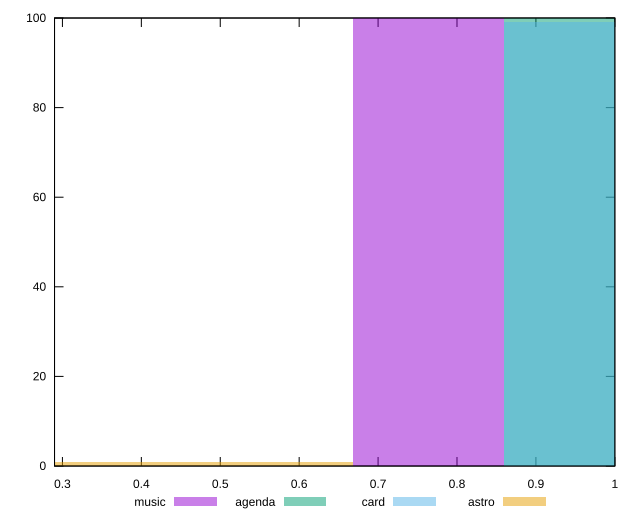

The script that saved this image:
reset

$music <<EOF
0.7638526184831749 100
EOF

$agenda <<EOF
0.9548157731039686 100
EOF

$card <<EOF
0.9548157731039686 99
EOF

$astro <<EOF
0.38192630924158744 1
0.5728894638623812 1
EOF

set key outside below
set boxwidth 0.19096315462079372
set xrange [0.29:1]
set yrange [0:100]
set trange [0:100]
set style fill transparent solid 0.5 noborder
set terminal svg size 640, 520 enhanced background rgb 'white'
set output "reports/report_00030_2021-02-24T20-42-31.540Z/meta/score/comparison/histogram/all_raw.svg"

plot $music title "music" with boxes, \
     $agenda title "agenda" with boxes, \
     $card title "card" with boxes, \
     $astro title "astro" with boxes

reset
